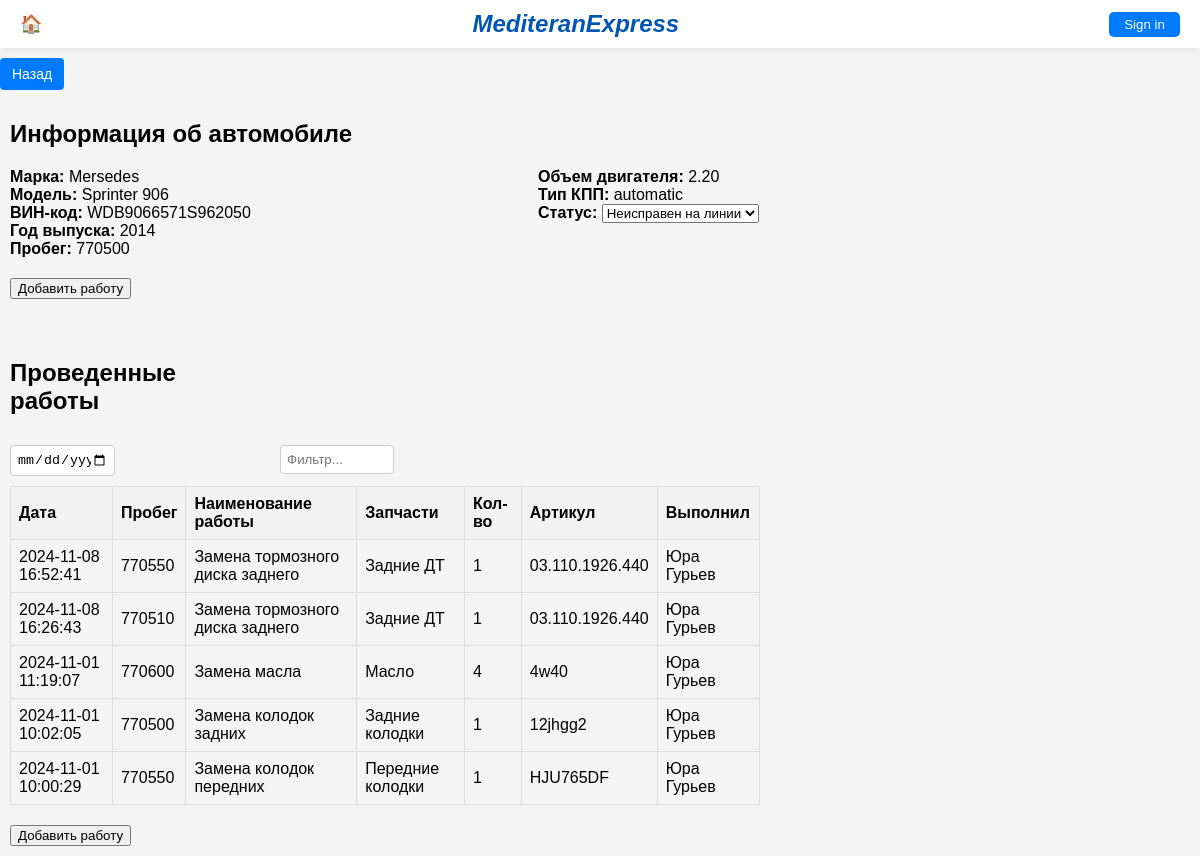
Page /autopark/car/WDB9066571S962050/ on the earlier database version.
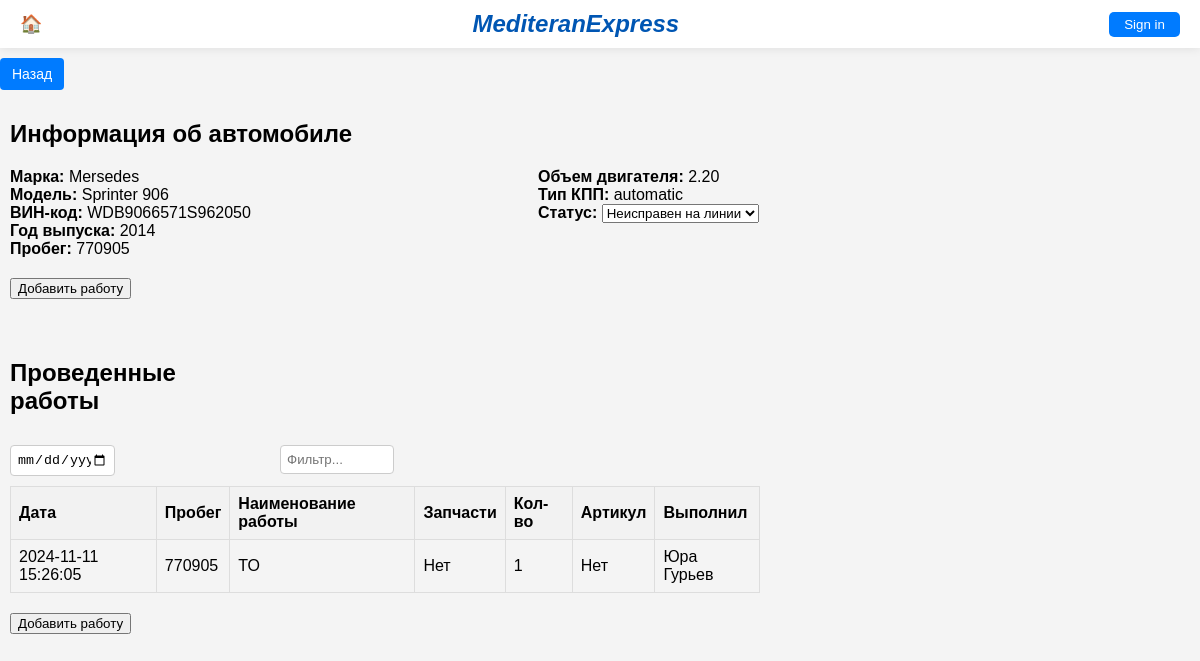
Same page on the later database version.
### main/models.py (models this page shows, shortened)
class Car(models.Model):
    STATUS_CHOICES = [
        ('Исправен на линии', 'Исправен на линии'),
        ('Неисправен на линии', 'Неисправен на линии'),
        ('В ремонте', 'В ремонте'),
        ('Утиль', 'Утиль'),
    ]
    brand = models.CharField(max_length=100)  # Марка автомобиля
    model = models.CharField(max_length=100)  # Модель автомобиля
    vin_code = models.CharField(max_length=17, unique=True, primary_key=True)  # Вин-код
    engine_number = models.CharField(max_length=100)  # Номер двигателя
    engine_volume = models.DecimalField(max_digits=5, decimal_places=2)  # Объем двигателя
    year_of_manufacture = models.IntegerField()  # Год выпуска
    mileage = models.IntegerField(default=0)  # Пробег
    gearbox_type = models.CharField(max_length=50)  # Вид КПП
    state_number = models.CharField(max_length=20)  # Госномер
    status = models.CharField(max_length=50)  # Статус

### main/views.py (the view)
# urls.py: path('autopark/car/<str:vin_code>/', views.car_detail, name='car_detail'),
def car_detail(request, vin_code):
    car = get_object_or_404(Car, vin_code=vin_code)
    vin_code_table = f"work_{vin_code.replace('-', '_')}"
    with connection.cursor() as cursor:
        cursor.execute(f"SELECT date, mileage, work_name, used_parts, quantity, article, executor FROM {vin_code_table} ORDER BY date DESC")
        work_records = cursor.fetchall()
    context = {
        'car': car,
        'works': work_records,  # Передаем работы в шаблон
    }
    return render(request, 'main/car_detail.html', context)

### main/templates/main/car_detail.html (shortened to what this page needs)
{% extends 'main/base.html' %}
{% block content %}
            <a href="{% url 'autopark_main' %}" class="back-button">Назад</a>
<div class="container">
    <div class="car-info">
        <h2>Информация об автомобиле</h2>
        <div class="car-details">
            <div class="car-detail">
                <strong>Марка:</strong> {{ car.brand }}<br>
                <strong>Модель:</strong> {{ car.model }}<br>
                <strong>ВИН-код:</strong> {{ car.vin_code }}<br>
                <strong>Год выпуска:</strong> {{ car.year_of_manufacture }}<br>
                <strong>Пробег:</strong> {{ car.mileage }}<br>
            </div>
            <div class="car-detail">
                <strong>Объем двигателя:</strong> {{ car.engine_volume }}<br>
                <strong>Тип КПП:</strong> {{ car.gearbox_type }}<br>
                <strong>Статус:</strong>
                <select id="status" name="status" onchange="updateCarStatus('{{ car.vin_code }}')">
                    <option value="Неисправен на линии" {% if car.status == "Неисправен на линии" %}selected{% endif %}>Неисправен на линии</option>
                </select><br>
            </div>
        </div>
    </div>
    <button id="openAddWorkPopupButton" style="margin-bottom: 20px;">Добавить работу</button>
    <div class="work-table-container">
        <h2>Проведенные работы</h2>
        <div class="filters-grid">
            <div class="filter-date">
                <input type="date" id="dateFilter" onkeyup="filterByDate()">
            </div>
            <div class="filter-work">
                <input type="text" id="workFilter" placeholder="Фильтр..." onkeyup="filterWorks()">
            </div>
        </div>
        <table id="workTable" class="work-table">
            <thead>
                <tr>
                    <th onclick="sortTable(0)">Дата</th>
                    <th onclick="sortTable(1)">Пробег</th>
                    <th onclick="sortTable(2)">Наименование работы</th>
                    <th>Запчасти</th>
                    <th>Кол-во</th>
                    <th>Артикул</th>
                    <th>Выполнил</th>
                </tr>
            </thead>
            <tbody>
                 {% for work in works%}
                    <tr>
                        <td>{{ work.0 }}</td>
                        <td>{{ work.1 }}</td>
                        <td>{{ work.2 }}</td>
                        <td>{{ work.3 }}</td>
                        <td>{{ work.4 }}</td>
                        <td>{{ work.5 }}</td>
                        <td>{{ work.6 }}</td>
                    </tr>
                {% empty %}
                    <tr>
                        <td colspan="6">No work records found.</td>
                    </tr>
                {% endfor %}
            </tbody>
        </table>
    </div>
    <button id="openAddWorkPopupButton">Добавить работу</button>
</div>
{% endblock %}

Differences in the rows shown:
removed work_WDB9066571S962050: date "2024-11-08 16:52:41", mileage "770550", work_name "Замена тормозного диска заднего", used_parts "Задние ДТ", quantity "1", article "03.110.1926.440", executor "Юра Гурьев"
removed work_WDB9066571S962050: date "2024-11-08 16:26:43", mileage "770510", work_name "Замена тормозного диска заднего", used_parts "Задние ДТ", quantity "1", article "03.110.1926.440", executor "Юра Гурьев"
removed work_WDB9066571S962050: date "2024-11-01 11:19:07", mileage "770600", work_name "Замена масла", used_parts "Масло", quantity "4", article "4w40", executor "Юра Гурьев"
removed work_WDB9066571S962050: date "2024-11-01 10:02:05", mileage "770500", work_name "Замена колодок задних", used_parts "Задние колодки", quantity "1", article "12jhgg2", executor "Юра Гурьев"
removed work_WDB9066571S962050: date "2024-11-01 10:00:29", mileage "770550", work_name "Замена колодок передних", used_parts "Передние колодки", work "1", article "HJU765DF", executor "Юра Гурьев"
changed Car "Mersedes": mileage "770500" → "770905"
added work_WDB9066571S962050: date "2024-11-11 15:26:05", mileage "770905", work_name "ТО", work "Нет", quantity "1", executor "Юра Гурьев"
